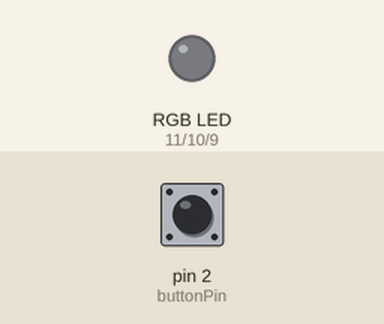
This sketch was run on a simulated Arduino Uno, built with avr-gcc and run on an emulated ATmega328P. Shown: an RGB LED mixed from three pins (HIGH = lit). The inputs (shaded band) are chosen by the test bench; at power-on: pin 2 (buttonPin) LOW.

Above: at 1.2 s.
1.3 s: pin 2 (buttonPin) pulled HIGH for 0.15 s
At 1.6 s:
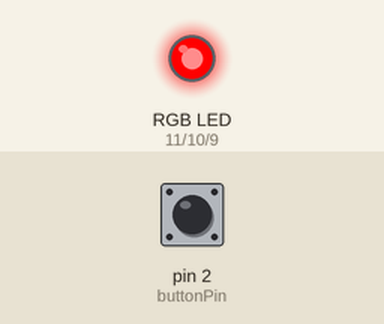
2.9 s: pin 2 (buttonPin) pulled HIGH for 1 s
At 4.1 s:
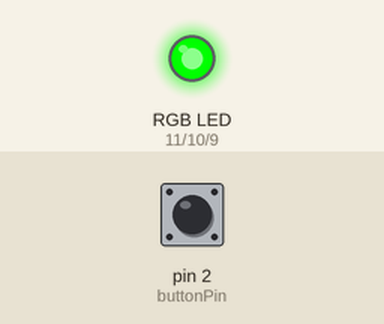
5.4 s: pin 2 (buttonPin) pulled HIGH for 0.15 s
At 6.0 s:
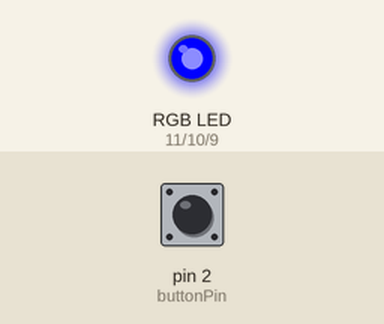
7.0 s: pin 2 (buttonPin) pulled HIGH for 3.2 s
At 8.4 s:
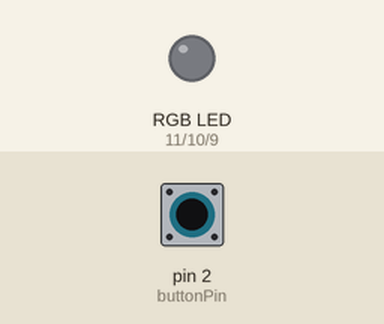
Timing chart, 0 to 10.0 s (numbered marks = the images above; inputs shaded):
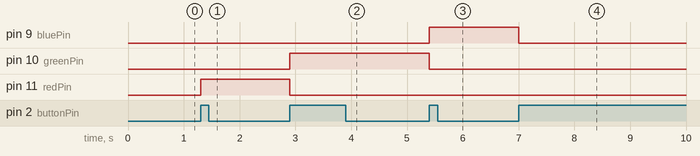

The sketch:

rgb_cycle_button_press.ino
```cpp
// Define the pins for the RGB LED and the button
const int redPin = 11;
const int greenPin = 10;
const int bluePin = 9;
const int buttonPin = 2;

// Variables to store state
int buttonCount = 0;
int lastButtonState = LOW; // Variable to track the last known button state

void setup() {
  // Set the LED pins as outputs
  pinMode(redPin, OUTPUT);
  pinMode(greenPin, OUTPUT);
  pinMode(bluePin, OUTPUT);

  // Set the button pin as an input
  pinMode(buttonPin, INPUT);

}

void loop() {
  // Read the current state of the button
  int currentButtonState = digitalRead(buttonPin);

  // Check if the button was just pressed (transitioned from LOW to HIGH)
  if (currentButtonState == HIGH & lastButtonState == LOW) {

    // Increase counter on press
    buttonCount++;

    // Cycle the light based on the new count
    if (buttonCount == 1) {
      // Turn red on
      digitalWrite(redPin, HIGH);
      digitalWrite(greenPin, LOW);
      digitalWrite(bluePin, LOW);
    } else if (buttonCount == 2) {
      // Turn green on
      digitalWrite(redPin, LOW);
      digitalWrite(greenPin, HIGH);
      digitalWrite(bluePin, LOW);
    } else if (buttonCount == 3) {
      // Turn blue on
      digitalWrite(redPin, LOW);
      digitalWrite(greenPin, LOW);
      digitalWrite(bluePin, HIGH);
    } else {
      digitalWrite(redPin, LOW);
      digitalWrite(greenPin, LOW);
      digitalWrite(bluePin, LOW);
      buttonCount = 0; // Reset
    }
  }
  lastButtonState = currentButtonState;
}
```

Measured:
- after the input at 1.3 s, pin 11 (redPin): LOW → HIGH at once
- after the input at 2.9 s, pin 10 (greenPin): LOW → HIGH at once; pin 11 (redPin): HIGH → LOW at once
- after the input at 5.4 s, pin 9 (bluePin): LOW → HIGH at once; pin 10 (greenPin): HIGH → LOW at once
- after the input at 7.0 s, pin 9 (bluePin): HIGH → LOW at once
